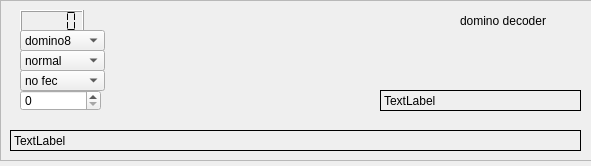
<?xml version="1.0" encoding="UTF-8"?>
<ui version="4.0">
 <class>Form</class>
 <widget class="QWidget" name="Form">
  <property name="geometry">
   <rect>
    <x>0</x>
    <y>0</y>
    <width>591</width>
    <height>166</height>
   </rect>
  </property>
  <property name="windowTitle">
   <string>Form</string>
  </property>
  <widget class="QFrame" name="frame">
   <property name="geometry">
    <rect>
     <x>0</x>
     <y>0</y>
     <width>661</width>
     <height>161</height>
    </rect>
   </property>
   <property name="frameShape">
    <enum>QFrame::StyledPanel</enum>
   </property>
   <property name="frameShadow">
    <enum>QFrame::Raised</enum>
   </property>
   <widget class="QLabel" name="label">
    <property name="geometry">
     <rect>
      <x>460</x>
      <y>10</y>
      <width>131</width>
      <height>21</height>
     </rect>
    </property>
    <property name="text">
     <string>domino decoder</string>
    </property>
   </widget>
   <widget class="QLCDNumber" name="domino_showS2N">
    <property name="geometry">
     <rect>
      <x>20</x>
      <y>10</y>
      <width>64</width>
      <height>23</height>
     </rect>
    </property>
    <property name="segmentStyle">
     <enum>QLCDNumber::Flat</enum>
    </property>
   </widget>
   <widget class="QComboBox" name="dominoMode">
    <property name="geometry">
     <rect>
      <x>20</x>
      <y>30</y>
      <width>85</width>
      <height>21</height>
     </rect>
    </property>
    <item>
     <property name="text">
      <string>domino8</string>
     </property>
    </item>
    <item>
     <property name="text">
      <string>domino5</string>
     </property>
    </item>
    <item>
     <property name="text">
      <string>domino4</string>
     </property>
    </item>
    <item>
     <property name="text">
      <string>domino11</string>
     </property>
    </item>
    <item>
     <property name="text">
      <string>domino16</string>
     </property>
    </item>
    <item>
     <property name="text">
      <string>domino22</string>
     </property>
    </item>
   </widget>
   <widget class="QComboBox" name="dominoReverse">
    <property name="geometry">
     <rect>
      <x>20</x>
      <y>50</y>
      <width>85</width>
      <height>21</height>
     </rect>
    </property>
    <item>
     <property name="text">
      <string>normal</string>
     </property>
    </item>
    <item>
     <property name="text">
      <string>reverse</string>
     </property>
    </item>
   </widget>
   <widget class="QComboBox" name="dominoFec">
    <property name="geometry">
     <rect>
      <x>20</x>
      <y>70</y>
      <width>85</width>
      <height>21</height>
     </rect>
    </property>
    <item>
     <property name="text">
      <string>no fec</string>
     </property>
    </item>
    <item>
     <property name="text">
      <string>fec</string>
     </property>
    </item>
   </widget>
   <widget class="QSpinBox" name="dominoSquelch">
    <property name="geometry">
     <rect>
      <x>20</x>
      <y>90</y>
      <width>81</width>
      <height>21</height>
     </rect>
    </property>
   </widget>
   <widget class="QLabel" name="dominotextBox">
    <property name="geometry">
     <rect>
      <x>10</x>
      <y>130</y>
      <width>571</width>
      <height>21</height>
     </rect>
    </property>
    <property name="frameShape">
     <enum>QFrame::Box</enum>
    </property>
    <property name="text">
     <string>TextLabel</string>
    </property>
   </widget>
   <widget class="QLabel" name="dominotextBox2">
    <property name="geometry">
     <rect>
      <x>380</x>
      <y>90</y>
      <width>201</width>
      <height>21</height>
     </rect>
    </property>
    <property name="frameShape">
     <enum>QFrame::Box</enum>
    </property>
    <property name="text">
     <string>TextLabel</string>
    </property>
   </widget>
  </widget>
 </widget>
 <resources/>
 <connections/>
</ui>
